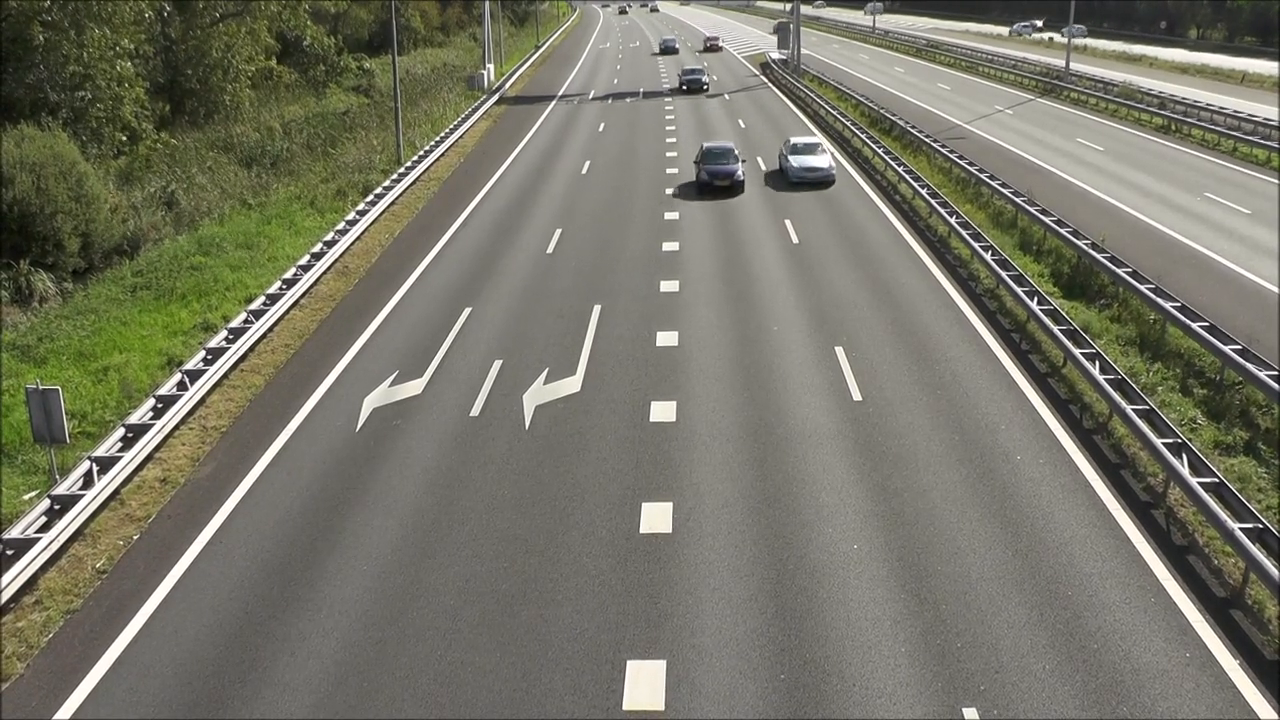
#> input picture frame 33 of Vehicle speed detection system/highway2.mp4.mp4, 1280 x 720 px, given in place of highway1.mp4.mp4, which was not available
$ python main.py
#> lines starting #> are read from the running program, lines starting #| are printed output that depends on the picture; pictures that were not available may be replaced by others from this repository, and a replacement may not be noted
### Vehicle speed detection system/tracker.py
import math

class EuclideanDistTracker:
    def __init__(self):
        # Store the center positions of the objects
        self.center_points = {}
        # Keep the count of the IDs
        # each time a new object id detected, the count will increase by one
        self.id_count = 0


    def update(self, objects_rect):
        # Objects boxes and ids
        objects_bbs_ids = []

        # Get center point of new object
        for rect in objects_rect:
            x, y, w, h = rect
            cx = (x + x + w) // 2
            cy = (y + y + h) // 2

            # Find out if that object was detected already
            same_object_detected = False
            for id, pt in self.center_points.items():
                dist = math.hypot(cx - pt[0], cy - pt[1])

                if dist < 25:
                    self.center_points[id] = (cx, cy)
                    objects_bbs_ids.append([x, y, w, h, id])
                    same_object_detected = True
                    break

            # New object is detected we assign the ID to that object
            if same_object_detected is False:
                self.center_points[self.id_count] = (cx, cy)
                objects_bbs_ids.append([x, y, w, h, self.id_count])
                self.id_count += 1

        # Clean the dictionary by center points to remove IDS not used anymore
        new_center_points = {}
        for obj_bb_id in objects_bbs_ids:
            _, _, _, _, object_id = obj_bb_id
            center = self.center_points[object_id]
            new_center_points[object_id] = center

        self.center_points = new_center_points.copy()
        return objects_bbs_ids

### Vehicle speed detection system/main.py
import cv2
import time
from tracker import *

# Create tracker object
tracker = EuclideanDistTracker()

# Path to video file. Replace with 0 for webcam or path to your video.
# VIDEO_SOURCE = "highway.mp4"
# Example: Use a sample video if available, or webcam
VIDEO_SOURCE = "highway1.mp4.mp4"
cap = cv2.VideoCapture("highway1.mp4.mp4")  # File ka poora naam extension ke sath

cap = cv2.VideoCapture(VIDEO_SOURCE)

# Object detection from Stable camera
object_detector = cv2.createBackgroundSubtractorMOG2(history=100, varThreshold=40)

# 1. Define ROI - Region of Interest
# You might need to adjust these coordinates based on your video resolution
#roi_x, roi_y, roi_w, roi_h = 340, 340, 500, 400

# Dictionary to store the time when a vehicle passes the first line
# {id: start_time}
vehicle_start_time = {}

# Dictionary to store the speed
vehicle_speed = {}

# Distance between the two lines in meters (real world distance)
# This needs to be calibrated/measured for the specific camera setup
DISTANCE_METERS = 5

# Line positions (Y-coordinates)
# Adjust these based on your video
LINE_START_Y = 400
LINE_END_Y = 500

print(f"Opening video source: {VIDEO_SOURCE}")
if not cap.isOpened():
    print(f"Error: Could not open video source {VIDEO_SOURCE}")
    print("Please check if the file exists or if the camera index is correct.")
    print("You can change VIDEO_SOURCE in main.py to 0 for webcam or provide a valid video path.")
    exit()

print("Press 'Esc' to exit the video window.")

while True:
    ret, frame = cap.read()
#> frame is the input picture: shape (720, 1280, 3); mean B, G, R 103.9, 117.9, 118.6
    if not ret:
        break

    height, width, _ = frame.shape
#> height = 720; width = 1280

    # Extract Region of Interest (ROI)
    # cropped_frame = frame[roi_y:roi_y+roi_h, roi_x:roi_x+roi_w]
    # For now, let's use the whole frame or a larger ROI
    roi = frame[300: 720, 300: 1000] # Adjust as needed
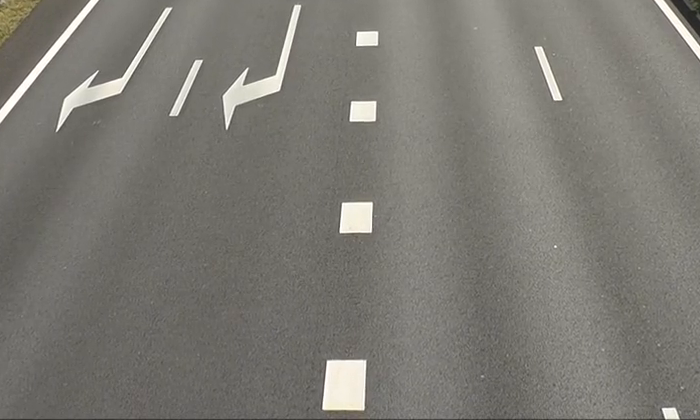
#> roi: shape (420, 700, 3); mean B, G, R 115.5, 122, 124.2

    # 1. Object Detection
    mask = object_detector.apply(roi)
#> mask: shape (420, 700); every value is 127

    # Remove shadows and noise
    _, mask = cv2.threshold(mask, 254, 255, cv2.THRESH_BINARY)
#> mask: shape (420, 700); every value is 0
    contours, _ = cv2.findContours(mask, cv2.RETR_TREE, cv2.CHAIN_APPROX_SIMPLE)
#> contours = []

    detections = []

    for cnt in contours:
        # Calculate area and remove small elements
        area = cv2.contourArea(cnt)
        if area > 100: # Adjust threshold as needed
            x, y, w, h = cv2.boundingRect(cnt)
            detections.append([x, y, w, h])
#> this loop made 0 passes
#> after the loop, detections = []

    # 2. Object Tracking
    boxes_ids = tracker.update(detections)
#> after the loop in update, `for rect in objects_rect:`: self.center_points = 0 items; self.id_count = 0
#> after the loop in update, `for obj_bb_id in objects_bbs_ids:`: new_center_points = 0 items
#> boxes_ids = []

    for box_id in boxes_ids:
        x, y, w, h, id = box_id

        # Calculate center y of the box regarding the ROI
        cy = y + h // 2

        # Adjust cy to match the original frame if we used ROI
        # global_cy = cy + 300

        # In this loop x,y,w,h are relative to the ROI

        # Check if vehicle crosses the first line
        # Use a small range to account for frame skips
        # We use 'cy + 300' because our ROI starts at y=300 in the original frame
        global_cy = cy + 300

        if (LINE_START_Y - 15) < global_cy < (LINE_START_Y + 15):
            if id not in vehicle_start_time:
                vehicle_start_time[id] = time.time()

        # Check if vehicle crosses the second line
        if (LINE_END_Y - 15) < global_cy < (LINE_END_Y + 15):
             if id in vehicle_start_time and id not in vehicle_speed:
                elapsed_time = time.time() - vehicle_start_time[id]
                # Calculate speed: Speed = Distance / Time
                # convert m/s to km/h: * 3.6
                if elapsed_time > 0.1: # Avoid division by zero or extremely small times
                    speed_ms = DISTANCE_METERS / elapsed_time
                    speed_kmh = speed_ms * 3.6
                    vehicle_speed[id] = int(speed_kmh)

        # Draw detection box
        if id in vehicle_speed and vehicle_speed[id] > 20:
            cv2.rectangle(roi, (x, y), (x + w, y + h), (0, 0, 255), 2)
        else:
            cv2.rectangle(roi, (x, y), (x + w, y + h), (0, 255, 0), 2)

        # Display Speed
        if id in vehicle_speed:
            cv2.putText(roi, str(vehicle_speed[id]) + " Km/h", (x, y - 15), cv2.FONT_HERSHEY_PLAIN, 2, (255, 255, 0), 2)
        else:
             cv2.putText(roi, "ID: " + str(id), (x, y - 15), cv2.FONT_HERSHEY_PLAIN, 1, (255, 0, 0), 2)
#> after the loop, vehicle_speed = 0 items; vehicle_start_time = 0 items


    # Draw lines on the original frame (or rather, overlay ROI back?
    # Easiest to just draw on ROI then show ROI)

    # Draw measurement lines (relative to ROI detection area)
    # Since we are drawing on 'roi', the Y coordinates need to be adjusted relative to the crop
    # Crop started at Y=300
    cv2.line(roi, (0, LINE_START_Y - 300), (width, LINE_START_Y - 300), (0, 0, 255), 2)
    cv2.line(roi, (0, LINE_END_Y - 300), (width, LINE_END_Y - 300), (0, 0, 255), 2)
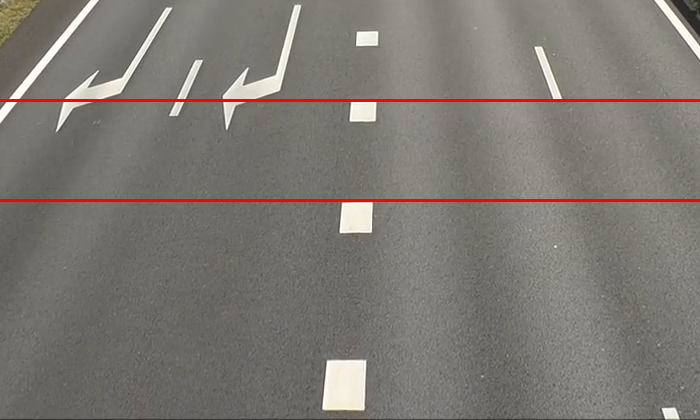
#> roi: shape (420, 700, 3); mean B, G, R 113.8, 120.1, 126

    cv2.imshow("ROI", roi)
    # cv2.imshow("Frame", frame)
    # cv2.imshow("Mask", mask)

    key = cv2.waitKey(30)
#> (key Esc is pressed here)
    if key == 27:
        break

cap.release()
cv2.destroyAllWindows()

$ run again, starting later in the video
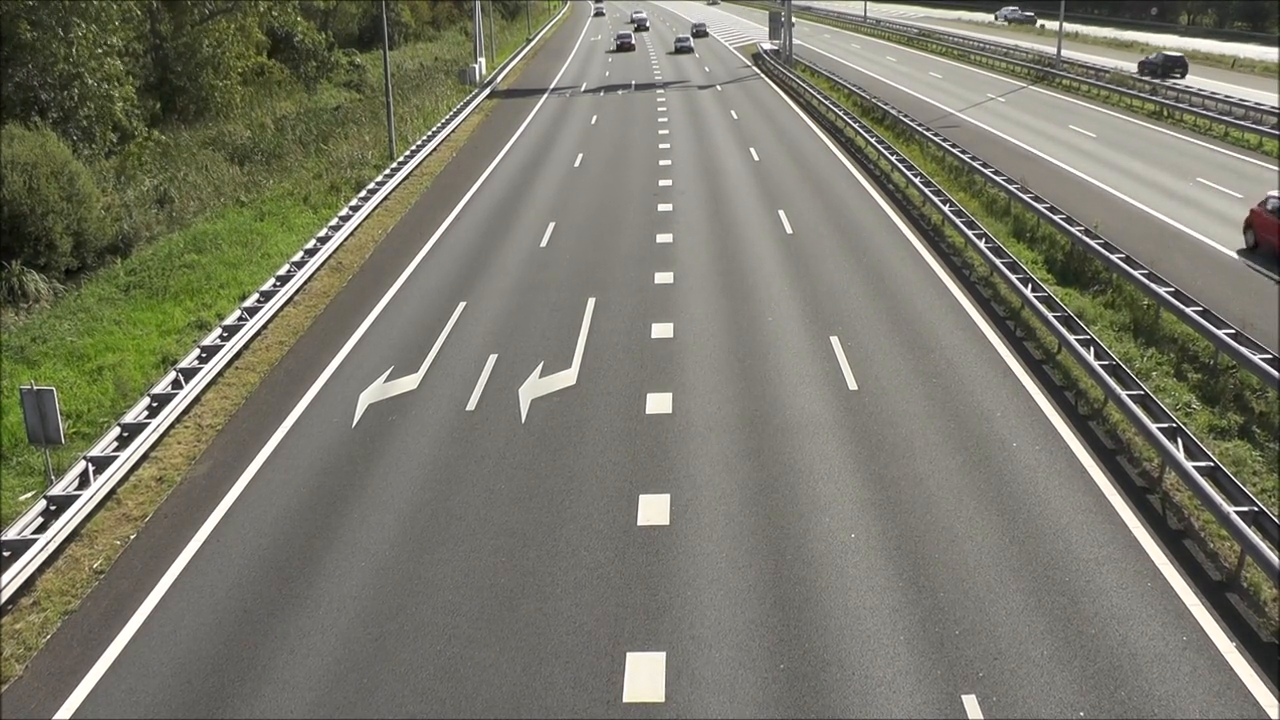
#> input picture frame 150 of Vehicle speed detection system/highway2.mp4.mp4, 1280 x 720 px, given in place of highway1.mp4.mp4, which was not available
#> frame is the input picture: shape (720, 1280, 3); mean B, G, R 106.3, 120.4, 121.2
#> `roi = frame[300: 720, 300: 1000]`:
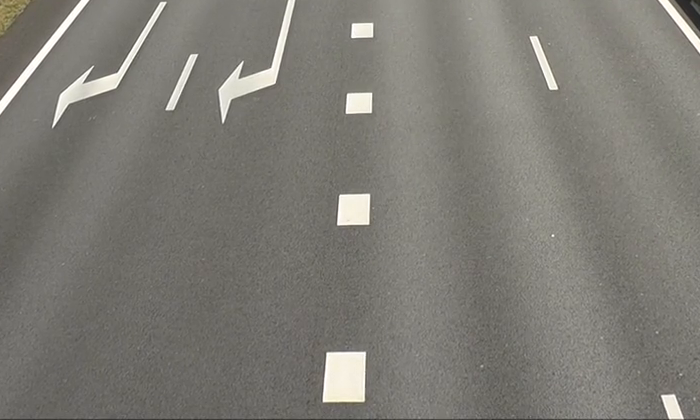
#> roi: shape (420, 700, 3); mean B, G, R 117.3, 123.8, 126
#> contours = []
#> after the loop in update, `for rect in objects_rect:`: self.center_points = 0 items; self.id_count = 0
#> after the loop in update, `for obj_bb_id in objects_bbs_ids:`: new_center_points = 0 items
#> boxes_ids = []
#> after the loop `for box_id in boxes_ids:`: vehicle_speed = 0 items
#> `cv2.line(roi, (0, LINE_END_Y - 300), (width, LINE_END_Y - 300), (0, 0,..`:
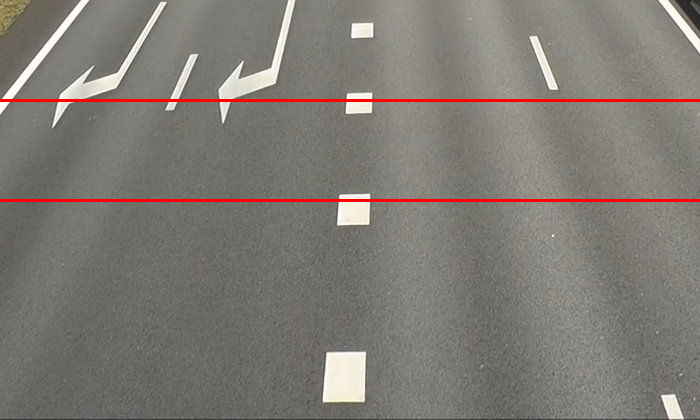
#> roi: shape (420, 700, 3); mean B, G, R 115.5, 122, 127.8

$ run again, starting later in the video
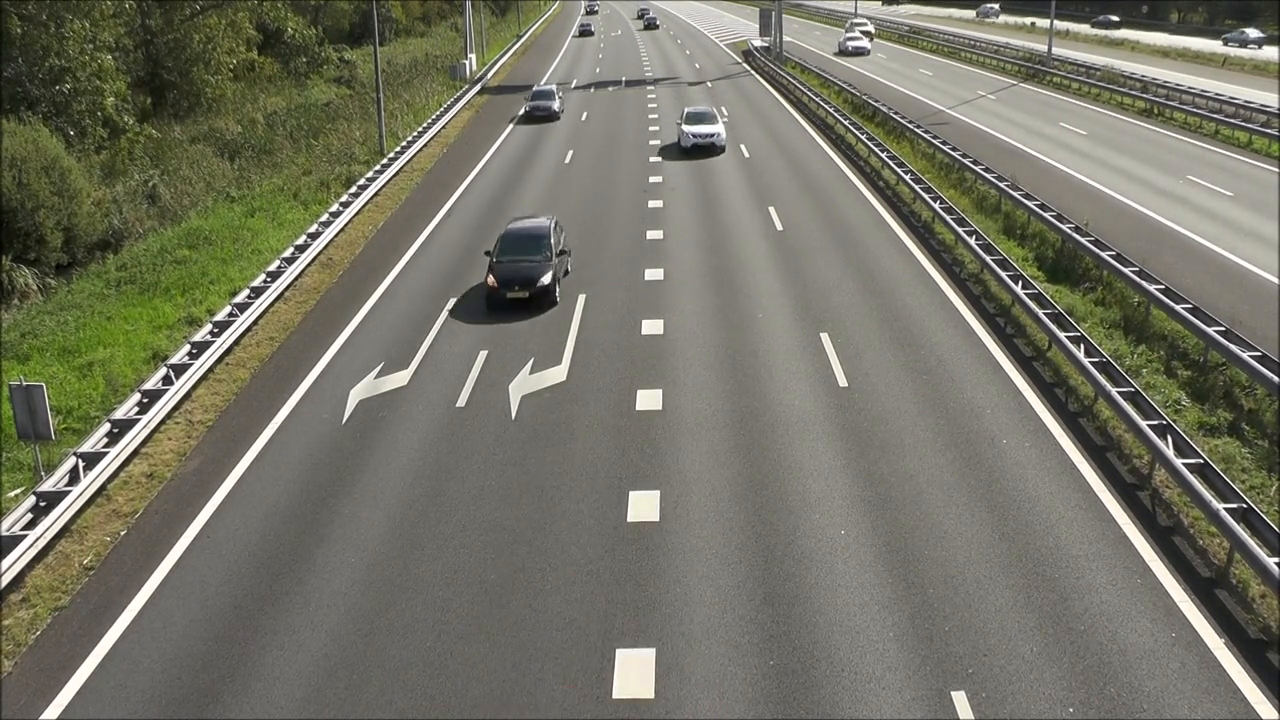
#> input picture frame 268 of Vehicle speed detection system/highway2.mp4.mp4, 1280 x 720 px, given in place of highway1.mp4.mp4, which was not available
#> frame is the input picture: shape (720, 1280, 3); mean B, G, R 101.8, 115.9, 116.6
#> `roi = frame[300: 720, 300: 1000]`:
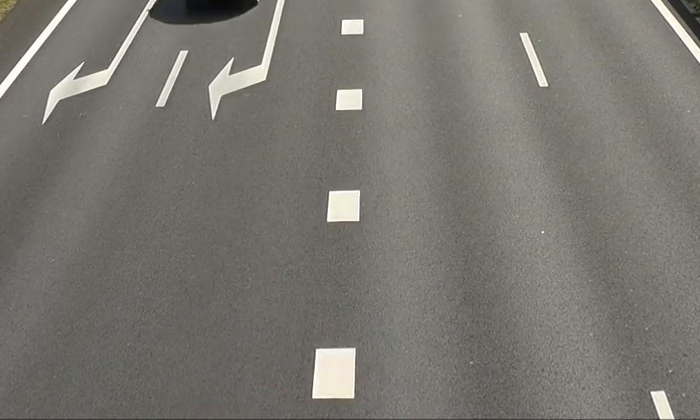
#> roi: shape (420, 700, 3); mean B, G, R 111.7, 118.4, 120.6
#> contours = []
#> after the loop in update, `for rect in objects_rect:`: self.center_points = 0 items; self.id_count = 0
#> after the loop in update, `for obj_bb_id in objects_bbs_ids:`: new_center_points = 0 items
#> boxes_ids = []
#> after the loop `for box_id in boxes_ids:`: vehicle_speed = 0 items
#> `cv2.line(roi, (0, LINE_END_Y - 300), (width, LINE_END_Y - 300), (0, 0,..`:
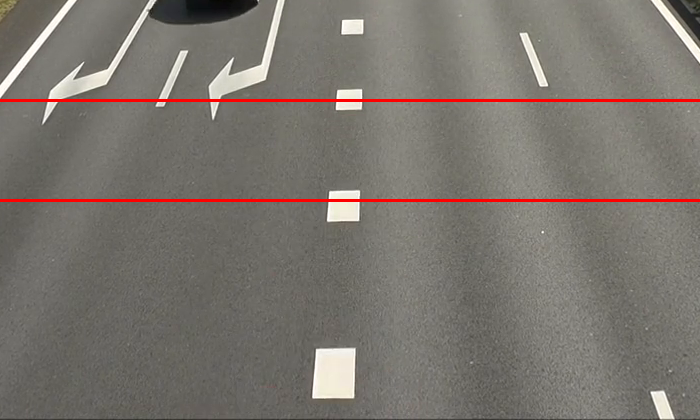
#> roi: shape (420, 700, 3); mean B, G, R 110, 116.6, 122.4
